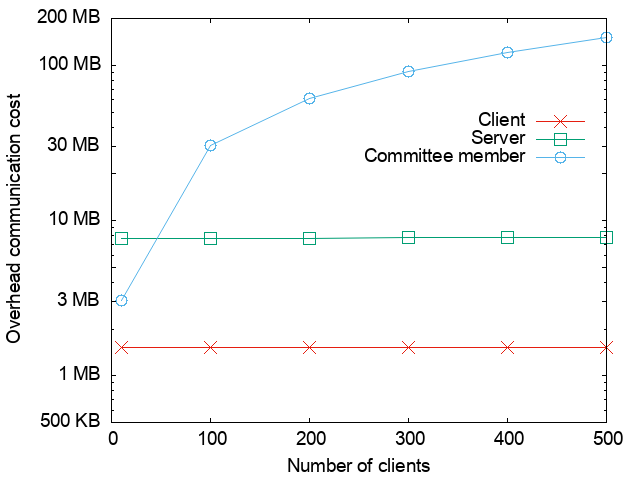

Recreate this plot in gnuplot.
set terminal png font "Helvetica,14" 
set output "online_comm_committee5_p64811.png"
set datafile sep ','
set key top right Right offset 0, -5
set xlabel "Number of clients"
set ylabel "Overhead communication cost"
set xtics 0,100,500
set ytics add ("500 KB" 0.5)
set ytics add ("1 MB" 1)
set ytics add ("3 MB" 3)
set ytics add ("" 5)
set ytics add ("10 MB" 10)
set ytics add ("100 MB" 100)
set ytics add ("200 MB" 200)
set log y

# x=number of clients, for committee_size=5 and p=64811
plot [0:][0.5:201] '../online_comm/online_comm.csv' every 45::11 using 1:($4-$7) title 'Client' with linespoints lc 7 pt 2 ps 2, \
             '../online_comm/online_comm.csv' every 45::11 using 1:($5-$8) title 'Server' with linespoints pt 4 ps 2 lc 2, \
             '../online_comm/online_comm.csv' every 45::11 using 1:6 title 'Committee member' with linespoints pt 6 ps 2 lc 3
